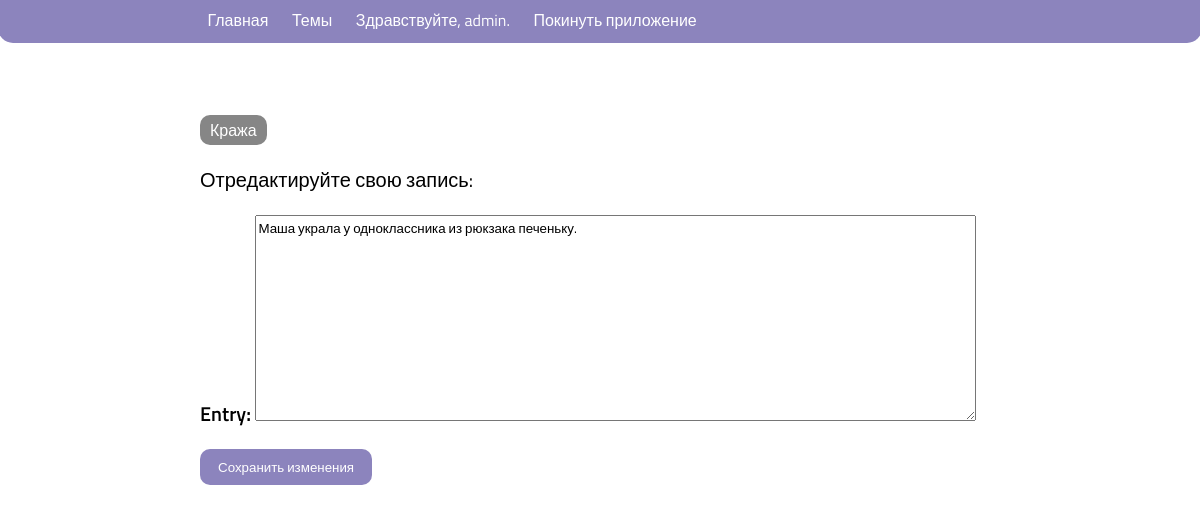
The app's page /edit_entry/5/ (signed in) with its own data.
### error_log/models.py (models this page shows, shortened)
class Topic(models.Model):
    text = models.CharField(max_length=200)
    date_added = models.DateTimeField(auto_now_add=True)
    owner = models.ForeignKey(User, on_delete=models.CASCADE)
    def __str__(self) -> str:
        return self.text

class Entry(models.Model):
    topic = models.ForeignKey(Topic, on_delete=models.CASCADE)
    text = models.TextField()
    date_added = models.DateTimeField(auto_now_add=True)
    class Meta:
        verbose_name_plural = 'entries'

### error_log/views.py (the view)
# urls.py: path('edit_entry/<int:entry_id>/', views.edit_entry, name='edit_entry'),
@login_required
def edit_entry(request, entry_id):
    entry = Entry.objects.get(id=entry_id)
    topic = entry.topic
    if request.method != 'POST':
        form = EntryForm(instance=entry)
    else:
        form = EntryForm(instance=entry, data=request.POST)
        if form.is_valid():
            form.save()
            return redirect('error_log:topic', topic_id=topic.id)
    context = {'entry': entry, 'topic': topic, 'form': form}
    return render(request, 'error_log/edit_entry.html', context)

### error_log/forms.py
class EntryForm(forms.ModelForm):
    class Meta:
        model = Entry
        fields = ['text']
        labels = {'text': 'Entry:'}
        widgets = {'text': forms.Textarea(attrs={'cols': 100})}

### error_log/templates/error_log/edit_entry.html (shortened to what this page needs)
{% extends 'error_log/base.html' %}
{% load static %}
{% block css_aditional %}
<link rel='stylesheet' href="{% static 'error_log/css/index.css' %}">
{% endblock%}
{% block content %}
<main class="container topics">
  <p><a class="create_new_topic" href='{% url 'error_log:topic' topic.id %}'>{{ topic }}</a></p>
  <p>Отредактируйте свою запись:</p>
  <form action='{% url 'error_log:edit_entry' entry.id %}' method='post'>
    {{ form.as_p }}
    <button name='submit'>Сохранить изменения</button>
  </form>
</main>
{% endblock content %}

### error_log/templates/error_log/base.html (shortened to what this page needs)
{% load static %}
<!DOCTYPE html>
<html lang="en">
<head>
    {% block css_aditional %}{% endblock%}
</head>
<body>
<header>
  <nav>
    <main class=" header_container">
    <a href='{% url 'error_log:index' %}'>Главная</a>
    <a href='{% url 'error_log:topics' %}'>Темы</a>
    {% if user.is_authenticated %}
      <a>Здравствуйте, {{ user.username }}.</a>
      <a href="{% url 'users:logout' %}">Покинуть приложение</a>
    {% else %}
      <a href="{% url 'users:register' %}">Зарегистрироваться</a>
      <a href="{% url 'users:login' %}">Авторизироваться</a>
    {% endif %}
  </main>
  </nav>
</header>
  {% block content %}{% endblock content %}
</body>
</html>

### error_log/static/error_log/css/index.css (style rules this page uses)
* { font-family: 'Titillium Web', Arial, sans-serif; --primary-color: #8c84bd; --hover-color: rgb(201, 184, 187); }
body { max-width: 99vw; overflow-x: hidden; }
.header_container { max-width: 800px; margin: 0px auto; }
header { margin-top: -10px; margin-left: -10px; height: 25px; width: 100%; background-color: var(--primary-color); padding: 10px; border-bottom-left-radius: 15px; border-bottom-right-radius: 15px; }
nav { margin-left: 15px; }
nav a { margin-right: 20px; text-decoration: none; color: #ffffff; transition: 0.3s ease-out; }
.container { max-width: 800px; margin: 70px auto 0 auto; display: flex; }
label { font-weight: 600; }
button[name='submit'] { padding: 8px 18px; font-size: px; font-weight: 400; text-align: center; text-decoration: none; background-color: var(--primary-color); color: white; border: none; border-radius: 10px; cursor: pointer; transition: 0.3s ease-out; }
.topics { font-size: 20px; display: block; }
.create_new_topic { padding: 3px 10px; font-size: 16px; font-weight: 400; text-align: center; text-decoration: none; background-color: rgb(134, 134, 134); color: white; border: none; border-radius: 10px; cursor: pointer; transition: 0.3s ease-out; }

### records on screen
Topic: text "Кража"
Entry: text "Маша украла у одноклассника из рюкзака печеньку."

### other values on screen
{{ user.username }} "admin"
